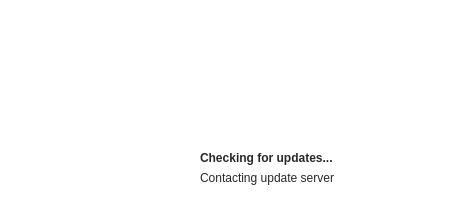
<?xml version="1.0" encoding="UTF-8"?>
<ui version="4.0">
 <class>StartupSplashDialog</class>
 <widget class="QDialog" name="StartupSplashDialog">
  <property name="geometry">
   <rect>
    <x>0</x>
    <y>0</y>
    <width>467</width>
    <height>206</height>
   </rect>
  </property>
  <property name="palette">
   <palette>
    <active>
     <colorrole role="WindowText">
      <brush brushstyle="SolidPattern">
       <color alpha="255">
        <red>40</red>
        <green>40</green>
        <blue>40</blue>
       </color>
      </brush>
     </colorrole>
     <colorrole role="Button">
      <brush brushstyle="SolidPattern">
       <color alpha="255">
        <red>255</red>
        <green>255</green>
        <blue>255</blue>
       </color>
      </brush>
     </colorrole>
     <colorrole role="Text">
      <brush brushstyle="SolidPattern">
       <color alpha="255">
        <red>40</red>
        <green>40</green>
        <blue>40</blue>
       </color>
      </brush>
     </colorrole>
     <colorrole role="ButtonText">
      <brush brushstyle="SolidPattern">
       <color alpha="255">
        <red>40</red>
        <green>40</green>
        <blue>40</blue>
       </color>
      </brush>
     </colorrole>
     <colorrole role="Base">
      <brush brushstyle="SolidPattern">
       <color alpha="255">
        <red>255</red>
        <green>255</green>
        <blue>255</blue>
       </color>
      </brush>
     </colorrole>
     <colorrole role="Window">
      <brush brushstyle="SolidPattern">
       <color alpha="255">
        <red>255</red>
        <green>255</green>
        <blue>255</blue>
       </color>
      </brush>
     </colorrole>
    </active>
    <inactive>
     <colorrole role="WindowText">
      <brush brushstyle="SolidPattern">
       <color alpha="255">
        <red>40</red>
        <green>40</green>
        <blue>40</blue>
       </color>
      </brush>
     </colorrole>
     <colorrole role="Button">
      <brush brushstyle="SolidPattern">
       <color alpha="255">
        <red>255</red>
        <green>255</green>
        <blue>255</blue>
       </color>
      </brush>
     </colorrole>
     <colorrole role="Text">
      <brush brushstyle="SolidPattern">
       <color alpha="255">
        <red>40</red>
        <green>40</green>
        <blue>40</blue>
       </color>
      </brush>
     </colorrole>
     <colorrole role="ButtonText">
      <brush brushstyle="SolidPattern">
       <color alpha="255">
        <red>40</red>
        <green>40</green>
        <blue>40</blue>
       </color>
      </brush>
     </colorrole>
     <colorrole role="Base">
      <brush brushstyle="SolidPattern">
       <color alpha="255">
        <red>255</red>
        <green>255</green>
        <blue>255</blue>
       </color>
      </brush>
     </colorrole>
     <colorrole role="Window">
      <brush brushstyle="SolidPattern">
       <color alpha="255">
        <red>255</red>
        <green>255</green>
        <blue>255</blue>
       </color>
      </brush>
     </colorrole>
    </inactive>
    <disabled>
     <colorrole role="WindowText">
      <brush brushstyle="SolidPattern">
       <color alpha="255">
        <red>40</red>
        <green>40</green>
        <blue>40</blue>
       </color>
      </brush>
     </colorrole>
     <colorrole role="Button">
      <brush brushstyle="SolidPattern">
       <color alpha="255">
        <red>255</red>
        <green>255</green>
        <blue>255</blue>
       </color>
      </brush>
     </colorrole>
     <colorrole role="Text">
      <brush brushstyle="SolidPattern">
       <color alpha="255">
        <red>40</red>
        <green>40</green>
        <blue>40</blue>
       </color>
      </brush>
     </colorrole>
     <colorrole role="ButtonText">
      <brush brushstyle="SolidPattern">
       <color alpha="255">
        <red>40</red>
        <green>40</green>
        <blue>40</blue>
       </color>
      </brush>
     </colorrole>
     <colorrole role="Base">
      <brush brushstyle="SolidPattern">
       <color alpha="255">
        <red>255</red>
        <green>255</green>
        <blue>255</blue>
       </color>
      </brush>
     </colorrole>
     <colorrole role="Window">
      <brush brushstyle="SolidPattern">
       <color alpha="255">
        <red>255</red>
        <green>255</green>
        <blue>255</blue>
       </color>
      </brush>
     </colorrole>
    </disabled>
   </palette>
  </property>
  <property name="windowTitle">
   <string>Dialog</string>
  </property>
  <property name="styleSheet">
   <string notr="true">background-color:rgb(255, 255, 255);
color:rgb(40,40,40);</string>
  </property>
  <widget class="QLabel" name="label">
   <property name="geometry">
    <rect>
     <x>9</x>
     <y>9</y>
     <width>312</width>
     <height>190</height>
    </rect>
   </property>
   <property name="text">
    <string/>
   </property>
   <property name="pixmap">
    <pixmap resource="resource.qrc">:/resources/logo.png</pixmap>
   </property>
  </widget>
  <widget class="QLabel" name="label_2">
   <property name="geometry">
    <rect>
     <x>200</x>
     <y>150</y>
     <width>251</width>
     <height>16</height>
    </rect>
   </property>
   <property name="font">
    <font>
     <weight>75</weight>
     <bold>true</bold>
    </font>
   </property>
   <property name="text">
    <string>Checking for updates...</string>
   </property>
  </widget>
  <widget class="QLabel" name="label_3">
   <property name="geometry">
    <rect>
     <x>200</x>
     <y>170</y>
     <width>251</width>
     <height>16</height>
    </rect>
   </property>
   <property name="text">
    <string>Contacting update server</string>
   </property>
  </widget>
 </widget>
 <resources>
  <include location="resource.qrc"/>
 </resources>
 <connections/>
</ui>
